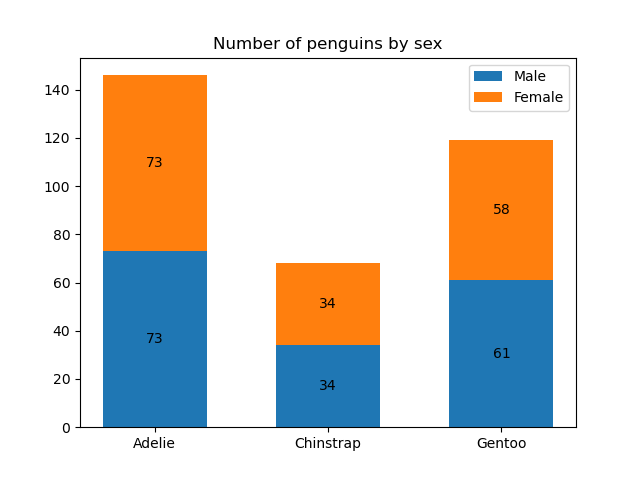

The Python source for this figure:
# 引入所需库
import matplotlib.pyplot as plt
import numpy as np


species = ('Adelie', 'Chinstrap', 'Gentoo')
sex_counts = {
    'Male': np.array([73, 34, 61]),
    'Female': np.array([73, 34, 58]),
}
width = 0.6


fig, ax = plt.subplots()
bottom = np.zeros(3)

for sex, sex_count in sex_counts.items():
    p = ax.bar(species, sex_count, width, label=sex, bottom=bottom)
    bottom += sex_count

    ax.bar_label(p, label_type='center')

ax.set_title('Number of penguins by sex')
ax.legend()

plt.show()
